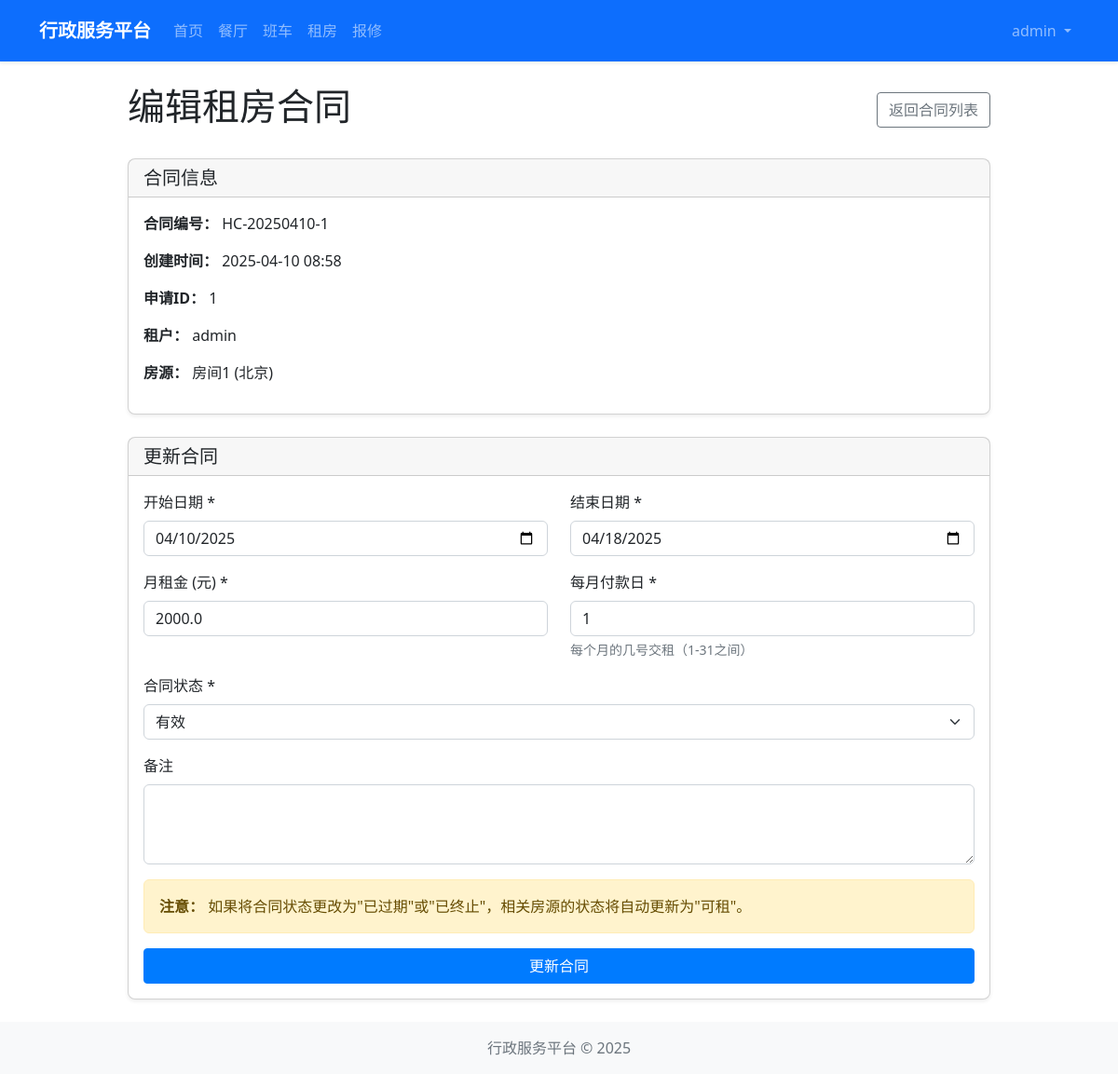
Page /housing/admin/contracts/1 (signed in) on the committed database.
### models/user.py (models this page shows, shortened)
class User(UserMixin, db.Model):
    __tablename__ = 'users'
    id = db.Column(db.Integer, primary_key=True)
    username = db.Column(db.String(64), unique=True, nullable=False)
    email = db.Column(db.String(120), unique=True, nullable=False)
    password_hash = db.Column(db.String(128))
    role = db.Column(db.String(20), default='user')  # 'admin' or 'user'
    created_at = db.Column(db.DateTime, default=datetime.utcnow)
    def is_admin(self):
        return self.role == 'admin'

### models/housing.py (models this page shows, shortened)
class HousingContract(db.Model):
    __tablename__ = 'housing_contracts'
    id = db.Column(db.Integer, primary_key=True)
    application_id = db.Column(db.Integer, db.ForeignKey('housing_applications.id'), nullable=False)
    contract_number = db.Column(db.String(50), unique=True)
    start_date = db.Column(db.Date, nullable=False)
    end_date = db.Column(db.Date, nullable=False)
    monthly_payment = db.Column(db.Float, nullable=False)
    payment_day = db.Column(db.Integer, default=1)  # 每月几号付款
    status = db.Column(db.String(20), default='active')  # active, terminated, expired
    notes = db.Column(db.Text)
    created_at = db.Column(db.DateTime, default=datetime.utcnow)
    application = db.relationship('HousingApplication', backref=db.backref('contract', uselist=False))

class Housing(db.Model):
    __tablename__ = 'housing'
    id = db.Column(db.Integer, primary_key=True)
    name = db.Column(db.String(100), nullable=False)
    address = db.Column(db.String(200), nullable=False)
    type = db.Column(db.String(50))  # apartment, dormitory, house, etc.
    area = db.Column(db.Float)  # 面积，单位平方米
    floor = db.Column(db.Integer)
    rooms = db.Column(db.Integer)  # 房间数
    price = db.Column(db.Float, nullable=False)
    deposit = db.Column(db.Float)
    is_furnished = db.Column(db.Boolean, default=False)
    facilities = db.Column(db.Text)  # 设施，以逗号分隔
    description = db.Column(db.Text)
    status = db.Column(db.String(20), default='available')  # available, occupied, maintenance
    created_at = db.Column(db.DateTime, default=datetime.utcnow)
    photos = db.relationship('HousingPhoto', backref='housing', lazy=True, cascade='all, delete-orphan')

### routes/housing.py (the view, shortened to what this page needs)
@housing_bp.route('/admin/contracts/<int:id>', methods=['GET', 'POST'])
@login_required
def edit_contract(id):
    if not current_user.is_admin():
        abort(403)
    contract = HousingContract.query.get_or_404(id)
    form = FlaskForm()
    return render_template('housing/admin/edit_contract.html', contract=contract, form=form)

### extensions.py (called while the page is built)
def init_extensions(app):
    db.init_app(app)
    login_manager.init_app(app)
    csrf.init_app(app)
    login_manager.login_view = 'auth.login'
    from models.user import User
    @login_manager.user_loader
    def load_user(user_id):
        return User.query.get(int(user_id))

### templates/housing/admin/edit_contract.html (shortened to what this page needs)
{% extends "layout.html" %}
{% block content %}
<div class="row">
    <div class="col-md-10 mx-auto">
        <div class="d-flex justify-content-between align-items-center mb-4">
            <h1>编辑租房合同</h1>
            <a href="{{ url_for('housing.manage_contracts') }}" class="btn btn-outline-secondary">返回合同列表</a>
        </div>
        <div class="card mb-4">
            <div class="card-header">
                <h5 class="card-title mb-0">合同信息</h5>
            </div>
            <div class="card-body">
                <p><strong>合同编号：</strong> {{ contract.contract_number }}</p>
                <p><strong>创建时间：</strong> {{ contract.created_at.strftime('%Y-%m-%d %H:%M') }}</p>
                <p><strong>申请ID：</strong> {{ contract.application_id }}</p>
                <p><strong>租户：</strong> {{ contract.application.user.username }}</p>
                <p><strong>房源：</strong> {{ contract.application.housing.name }} ({{ contract.application.housing.address }})</p>
            </div>
        </div>
        <div class="card">
            <div class="card-header">
                <h5 class="card-title mb-0">更新合同</h5>
            </div>
            <div class="card-body">
                <form method="post" action="{{ url_for('housing.edit_contract', id=contract.id) }}">
                    <div class="row mb-3">
                        <div class="col-md-6">
                            <label for="start_date" class="form-label">开始日期 *</label>
                            <input type="date" class="form-control" id="start_date" name="start_date" value="{{ contract.start_date.strftime('%Y-%m-%d') }}" required>
                        </div>
                        <div class="col-md-6">
                            <label for="end_date" class="form-label">结束日期 *</label>
                            <input type="date" class="form-control" id="end_date" name="end_date" value="{{ contract.end_date.strftime('%Y-%m-%d') }}" required>
                        </div>
                    </div>
                    <div class="row mb-3">
                        <div class="col-md-6">
                            <label for="monthly_payment" class="form-label">月租金 (元) *</label>
                            <input type="number" step="0.01" class="form-control" id="monthly_payment" name="monthly_payment" value="{{ contract.monthly_payment }}" required>
                        </div>
                        <div class="col-md-6">
                            <label for="payment_day" class="form-label">每月付款日 *</label>
                            <input type="number" min="1" max="31" class="form-control" id="payment_day" name="payment_day" value="{{ contract.payment_day }}" required>
                            <div class="form-text">每个月的几号交租（1-31之间）</div>
                        </div>
                    </div>
                    <div class="mb-3">
                        <label for="status" class="form-label">合同状态 *</label>
                        <select class="form-select" id="status" name="status" required>
                            <option value="active" {% if contract.status == 'active' %}selected{% endif %}>有效</option>
                        </select>
                    </div>
                    <div class="mb-3">
                        <label for="notes" class="form-label">备注</label>
                        <textarea class="form-control" id="notes" name="notes" rows="3">{{ contract.notes or '' }}</textarea>
                    </div>
                    <div class="alert alert-warning">
                        <strong>注意：</strong> 如果将合同状态更改为"已过期"或"已终止"，相关房源的状态将自动更新为"可租"。
                    </div>
                    <div class="d-grid gap-2">
                        <button type="submit" class="btn btn-primary">更新合同</button>
                    </div>
                </form>
            </div>
        </div>
    </div>
</div>
{% endblock %}

### templates/layout.html (shortened to what this page needs)
<!DOCTYPE html>
<html lang="zh-CN">
<head>
    <link href="https://cdn.jsdelivr.net/npm/bootstrap@5.2.3/dist/css/bootstrap.min.css" rel="stylesheet">
    <link rel="stylesheet" href="{{ url_for('static', filename='css/style.css') }}">
</head>
<body>
    <nav class="navbar navbar-expand-lg navbar-dark bg-primary">
        <div class="container">
            <a class="navbar-brand" href="{{ url_for('main.index') }}">行政服务平台</a>
            <div class="collapse navbar-collapse" id="navbarSupportedContent">
                <ul class="navbar-nav me-auto mb-2 mb-lg-0">
                    <li class="nav-item">
                        <a class="nav-link" href="{{ url_for('main.index') }}">首页</a>
                    </li>
                    <li class="nav-item">
                        <a class="nav-link" href="{{ url_for('restaurant.index') }}">餐厅</a>
                    </li>
                    <li class="nav-item">
                        <a class="nav-link" href="{{ url_for('shuttle.index') }}">班车</a>
                    </li>
                    <li class="nav-item">
                        <a class="nav-link" href="{{ url_for('housing.index') }}">租房</a>
                    </li>
                    <li class="nav-item">
                        <a class="nav-link" href="{{ url_for('repair.index') }}">报修</a>
                    </li>
                </ul>
                <ul class="navbar-nav ms-auto">
                    {% if current_user.is_authenticated %}
                        <li class="nav-item dropdown">
                            <a class="nav-link dropdown-toggle" href="#" id="navbarDropdown" role="button" data-bs-toggle="dropdown" aria-expanded="false">
                                {{ current_user.username }}
                            </a>
                        </li>
                    {% endif %}
                </ul>
            </div>
        </div>
    </nav>
    <main class="container mt-4 mb-4">
        {% block content %}{% endblock %}
    </main>
    <footer class="footer bg-light py-3 mt-auto">
        <div class="container text-center">
            <span class="text-muted">行政服务平台 &copy; {{ now.year }}</span>
        </div>
    </footer>
</body>
</html>

### static/css/style.css (style rules this page uses)
body { display: flex; flex-direction: column; min-height: 100vh; }
main { flex: 1; }
.footer { margin-top: auto; }
.card { border-radius: 0.5rem; box-shadow: 0 0.125rem 0.25rem rgba(0, 0, 0, 0.075); transition: all 0.3s ease; }
.btn { border-radius: 0.25rem; padding: 0.375rem 0.75rem; font-weight: 500; }
.btn-primary { background-color: #007bff; border-color: #007bff; }
.navbar { padding: 0.8rem 1rem; box-shadow: 0 0.125rem 0.25rem rgba(0, 0, 0, 0.075); }
.navbar-brand { font-weight: 600; font-size: 1.25rem; }

### rows in the picture
User: username "admin", application.user.username "admin"
HousingContract: contract_number "HC-20250410-1", created_at "2025-04-10 08:58", application_id "1", start_date "04/10/2025", end_date "04/18/2025", monthly_payment "2000.0", payment_day "1", status "有效"
Housing: application.housing.name "房间1", application.housing.address "北京"
